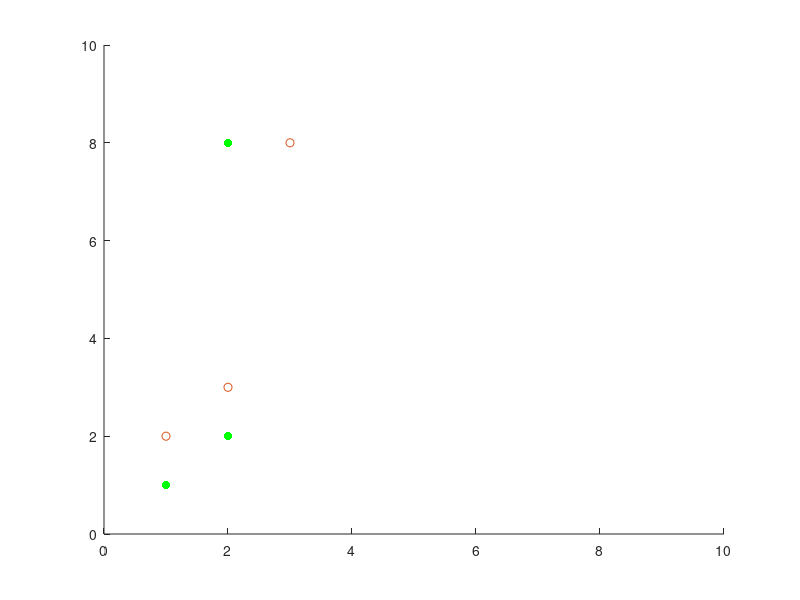

The MATLAB source for this figure:
%function: generate error figure for localization algorithm
num_obj = 3;
a = [1, 1 ; 2, 2; 2, 8];
b = [1, 2; 2, 3; 3, 8];

scatter(a(:,1), a(:,2), 'g','filled');
hold on;
scatter(b(:,1), b(:,2), 'b*');
axis([0 10 0 10]);

sum = 0;
max = 0;
for i = 1 : 3
    e(i) = sqrt((a(i, 1) - b(i, 1))^2 + (a(i, 2) - b(i, 2))^2); 
    sum = sum + e(i);
    if e(i) > max
        max = e(i);
    end
end

